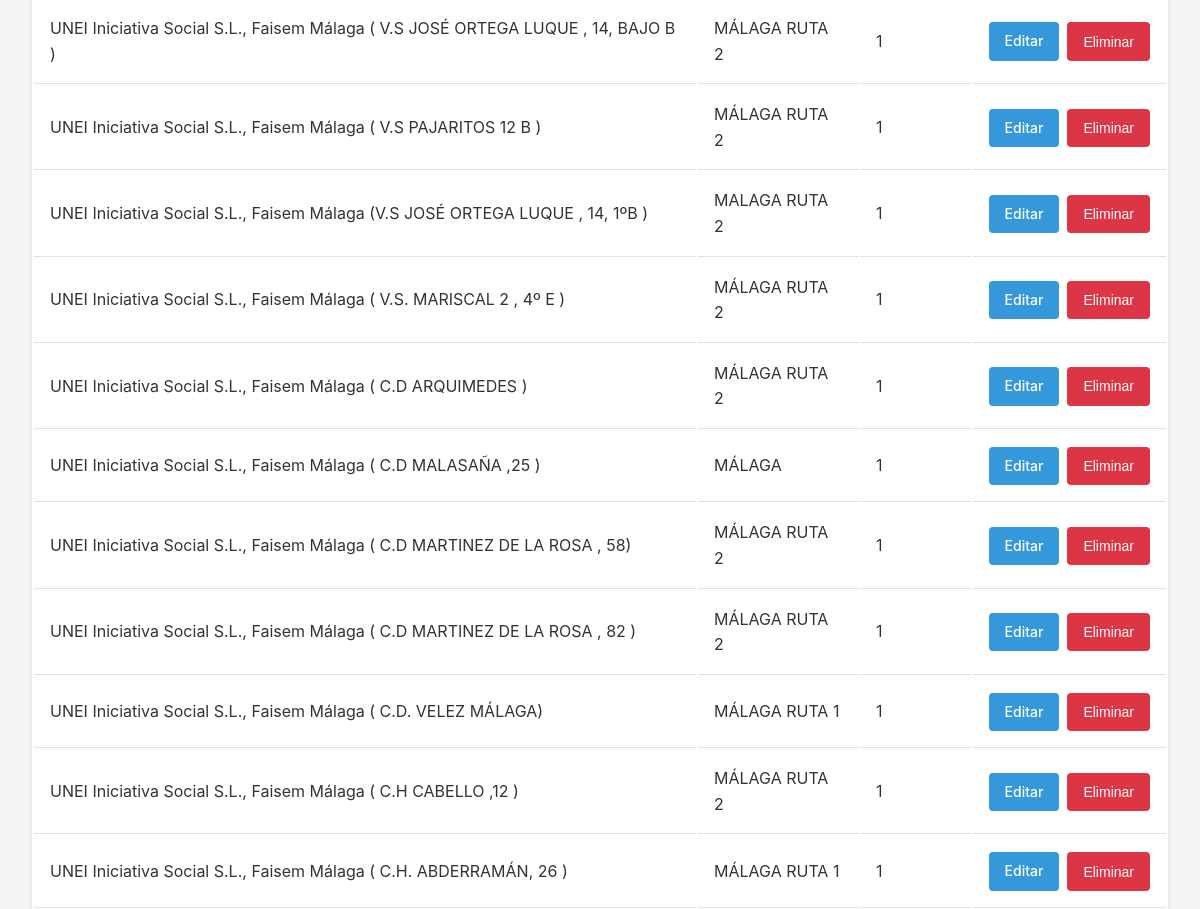
Page /clientes/ (middle part) on the earlier database version.
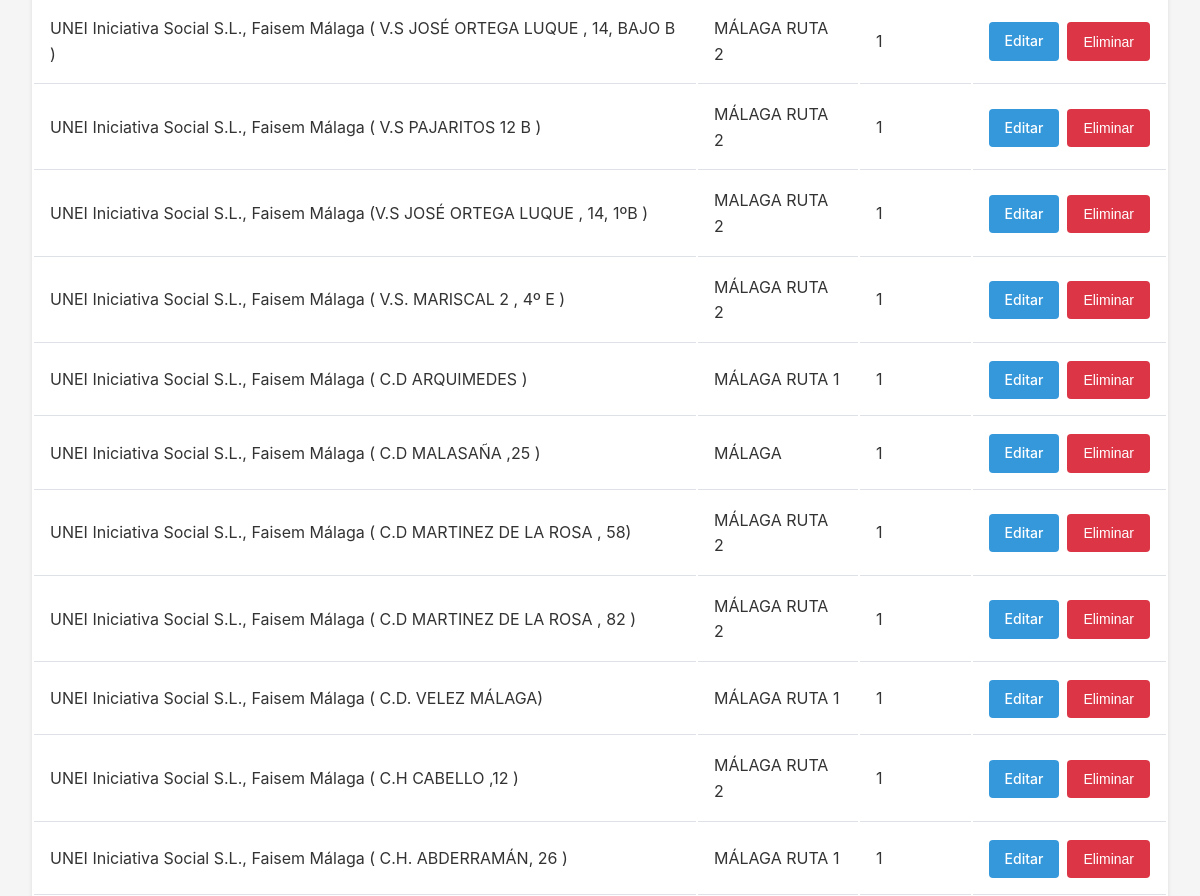
Same page on the later database version.
### database/models.py (models this page shows, shortened)
class Cliente(db.Model):
    __tablename__ = 'clientes'
    id = db.Column(db.Integer, primary_key=True)
    nombre = db.Column(db.String(200), nullable=False, unique=True)
    ciudad = db.Column(db.String(100), nullable=False)
    created_at = db.Column(db.DateTime, default=datetime.utcnow)
    updated_at = db.Column(db.DateTime, default=datetime.utcnow, onupdate=datetime.utcnow)
    albaranes = db.relationship('Albaran', backref='cliente', lazy='dynamic')

### routes/clientes.py (the view)
@clientes_bp.route('/')
def listar():
    page = request.args.get('page', 1, type=int)
    busqueda = request.args.get('busqueda', '')
    ciudad = request.args.get('ciudad', '')
    query = Cliente.query
    if busqueda:
        query = query.filter(Cliente.nombre.contains(busqueda))
    if ciudad:
        query = query.filter(Cliente.ciudad.contains(ciudad))
    clientes = query.order_by(Cliente.nombre).paginate(
        page=page, per_page=20, error_out=False
    )
    ciudades = db.session.query(Cliente.ciudad).distinct().order_by(Cliente.ciudad).all()
    ciudades = [c[0] for c in ciudades if c[0]]
    return render_template('clientes/listar.html',
                         clientes=clientes,
                         ciudades=ciudades)

### app.py (called while the page is built)
def create_app():
    app = Flask(__name__)
    app.config.from_object(Config)
    init_db(app)
    app.register_blueprint(ingredientes_bp, url_prefix='/ingredientes')
    app.register_blueprint(platos_bp, url_prefix='/platos')
    app.register_blueprint(menus_bp, url_prefix='/menus')
    app.register_blueprint(albaranes_bp, url_prefix='/albaranes')
    app.register_blueprint(importar_bp, url_prefix='/importar')
    app.register_blueprint(clientes_bp, url_prefix='/clientes')
    app.register_blueprint(albaranes_masivos_bp, url_prefix='/albaranes-masivos')
    @app.context_processor
    def inject_config():
        return dict(config=app.config)
    @app.route('/')
    def index():
        return render_template('index.html')
    @app.route('/dashboard')
    def dashboard():
        return render_template('dashboard.html')
    return app

### templates/clientes/listar.html (shortened to what this page needs)
{% extends "base.html" %}
{% block content %}
{% if clientes.items %}
<table class="table">
    <tbody>
        {% for cliente in clientes.items %}
        <tr>
            <td>{{ cliente.nombre }}</td>
            <td>{{ cliente.ciudad }}</td>
            <td>{{ cliente.albaranes.count() }}</td>
            <td>
                <div class="action-group">
                    <a href="{{ url_for('clientes.editar', id=cliente.id) }}" class="btn btn-sm btn-primary">Editar</a>
                    {% if cliente.albaranes.count() == 0 %}
                    <form action="{{ url_for('clientes.eliminar', id=cliente.id) }}" method="POST" style="display: inline;"
                          onsubmit="return confirmDelete('¿Eliminar este cliente?')">
                        <button type="submit" class="btn btn-sm btn-danger">Eliminar</button>
                    </form>
                    {% else %}
                    <button class="btn btn-sm btn-danger" disabled title="No se puede eliminar porque tiene albaranes">Eliminar</button>
                    {% endif %}
                </div>
            </td>
        </tr>
        {% endfor %}
    </tbody>
</table>
{% else %}
<div class="empty-state">
    <p>No se encontraron clientes.</p>
    <a href="{{ url_for('clientes.nuevo') }}" class="btn btn-success">Crear primer cliente</a>
</div>
{% endif %}
{% endblock %}

Differences in the rows shown:
changed Cliente "UNEI Iniciativa Social S.L., Faisem Málaga ( C.D ARQUIMEDES )": ciudad "MÁLAGA RUTA 2" → "MÁLAGA RUTA 1"
